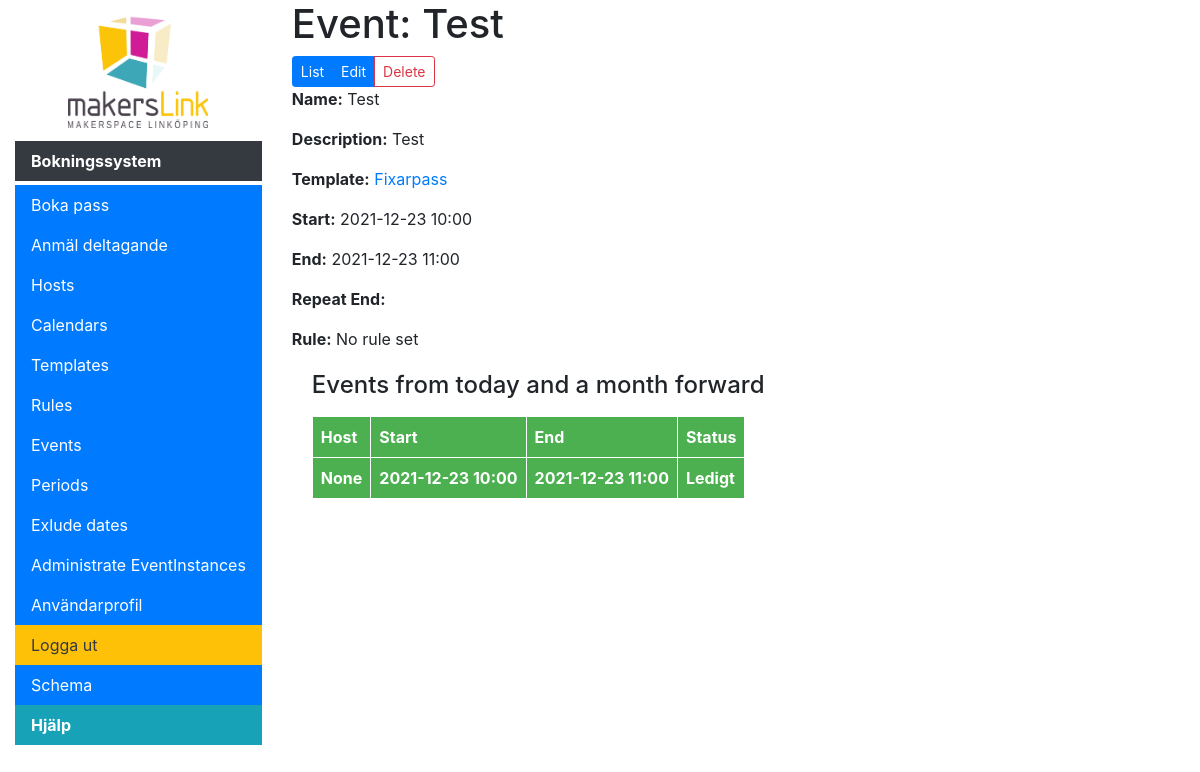
Before: /scheduler/event/10 (signed in) with the older database file.
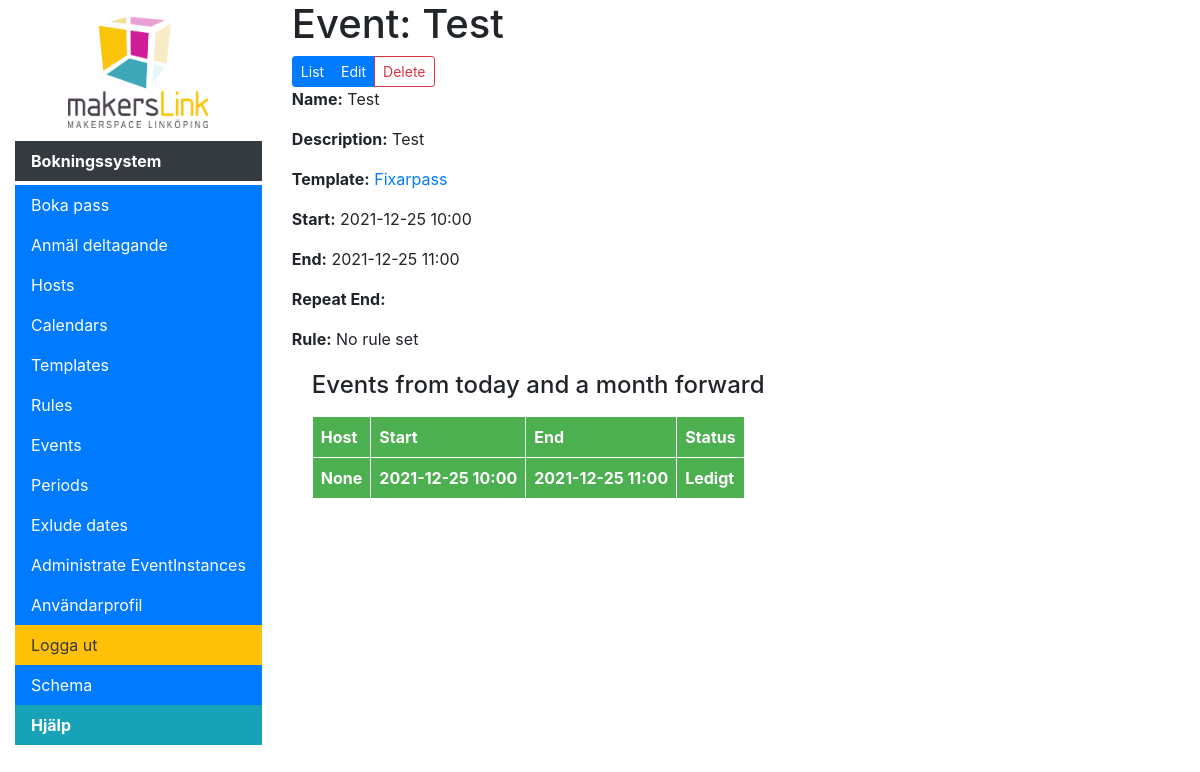
After: the same page with the newer database file.
### scheduler/models.py (models this page shows, shortened)
class Event(models.Model):
    name = models.CharField(
        max_length=50, help_text="Enter a human-friendly name for this type of Event")
    description = models.CharField(
        max_length=300, help_text="Enter a description for this type of Event", null=True, blank=True)
    template = models.ForeignKey('EventTemplate', on_delete=models.SET_NULL, null=True,
                                 help_text="Select a template for how scheduled Events will look in the calendar.")
    start = models.DateTimeField(
        help_text="Start of event repetition and start time of events", db_index=True)
    end = models.DateTimeField(
        help_text="End time of events, must be after start", db_index=True)
    repeat_end = models.DateTimeField(
        help_text="Date to end repetition, must be after start", null=True, blank=True)
    rule = models.ForeignKey('SchedulingRule', null=True, blank=True,
                             help_text="Select '----' for a one time only event.", on_delete=models.SET_NULL)
    class Meta:
        ordering = ["-start"]
        constraints = [
            models.CheckConstraint(
                check=Q(start__lt=F('end')),
                name='check_start_before_end'
            ),
            models.CheckConstraint(
                check=Q(start__lt=F('repeat_end')),
                name='check_start_before_repeat_end'
            ),
        ]
    def create_eventinstance(self, start, end=None):
        if end is None:
            end = start + (self.end - self.start)
        period = SchedulingPeriod.objects.filter(
            start__lte=start, end__gte=end)
        if period.count() == 1:
            period = period[0]
        else:
            period = None
        event = EventInstance(id=None, event=self, start=start,
                              end=end, status=0, period=period)
        return event
    def get_event_list(self, from_date, until_date):
        event_list = []
        if self.start > until_date:
            return event_list
        if self.rule is not None:
            event_duration = self.end - self.start
            if self.start > from_date:
                from_date = self.start
            else:
                tz = pytz.timezone(settings.TIME_ZONE)
                from_date = datetime.datetime.combine(from_date.date(), self.start.astimezone(
                    tz).time()).astimezone(pytz.timezone("utc"))
            if self.repeat_end and self.repeat_end < until_date:
                until_date = self.repeat_end
            start_list = self.rule.get_events(from_date, until_date)
            for startdate in start_list:
                event_instance = self.create_eventinstance(
                    startdate, startdate+event_duration)
                if event_instance.period:
                    event_list.append(event_instance)
        else:
            event_instance = self.create_eventinstance(self.start)
            if event_instance.period:
                event_list.append(event_instance)
        return event_list
    """
    Retrieves events between two dates
    If replace=True it replaces generated events with actual objects from DB
    If replace=False it removes generated events where there is an actual object in DB but does not replace it.
    """
    def get_events(self, from_date, until_date, replace=True):
        event_instances = self.eventinstance_set.all()
        event_replacer = EventReplacer(event_instances)
        generated_events = self.get_event_list(from_date, until_date)
        final_eventlist = []
        for event_instance in generated_events:
            if event_replacer.has_eventinstance(event_instance):
                if replace:
                    final_eventlist.append(
                        event_replacer.get_eventinstance(event_instance))
            else:
                final_eventlist.append(event_instance)
        if replace:
            final_eventlist += event_replacer.get_straggling_eventinstances(
                from_date, until_date)
        return final_eventlist

class EventTemplate(models.Model):
    name = models.CharField(
        max_length=50, help_text="Enter a human-friendly name for this template")
    count_key = models.CharField(
        max_length=1, help_text="Key displayed when counting participantcy", default='D')
    title = models.CharField(
        max_length=100, help_text="Enter title to be used for booking")
    header = models.CharField(
        max_length=200, help_text="Enter a, optional, header for the event to be inserted after the hosts name into the descriptionfield in the calendar event.", null=True, blank=True)
    body = models.TextField(
        max_length=1000, help_text="Enter a larger body of text to be inserted after the header in the description field in the calendar event", null=True, blank=True)
    num_participants = models.IntegerField(
        default=0, help_text="Number of participants, -1 for infinite")
    calendar = models.ForeignKey('SchedulingCalendar', on_delete=models.SET_NULL,
                                 null=True, help_text="Select the calendar to sync events to.")
    synchronize = models.BooleanField(
        default=True, help_text="If active, scheduled events will be synced to Google calendar upon creation.")
    class Meta:
        ordering = ["name"]
    def __str__(self):
        return self.name

### scheduler/views.py (the view)
# urls.py: path('event/<int:pk>', views.EventDetailView.as_view(), name='event-detail'),
class EventDetailView(UserIsStaffMixin, generic.DetailView):
    model = Event
    def get_context_data(self, **kwargs):
        start = datetime.now(timezone.utc).replace(
            hour=0, minute=0, second=0, microsecond=0)
        end = start+relativedelta(months=+1)
        context = super(EventDetailView, self).get_context_data(**kwargs)
        events = self.object.get_events(start, end)
        context['eventlist'] = events
        return context

### scheduler/context_processors.py (called while the page is built)
def extra_menu_processor(request):
    extra = {}
    if hasattr(settings, "MENU_TITLE"):
    	extra['menu_title'] = settings.MENU_TITLE
    if hasattr(settings, "LOGO"):
        extra['logo'] = settings.LOGO
    if hasattr(settings, "MENU_EXTRA"):
        extra['menu_extra'] = settings.MENU_EXTRA
    return extra

### scheduler/models.py (called while the page is built)
    def has_eventinstance(self, event_instance):
        try:
            return (event_instance.event.id, event_instance.start, event_instance.end) in self.lookup
        except TypeError:
            if not self.lookup:
                return False
            else:
                raise TypeError(
                    'A problem with checking if an actual EventInstace exists occured!')

    def get_straggling_eventinstances(self, from_date, until_date):
        return [event_instance for _, event_instance in list(self.lookup.items()) if (event_instance.start < until_date and event_instance.start >= from_date and not event_instance.status == 2)]

    @property
    def statusText(self):
        return EventInstance.STATUS[self.status + 1][1]

### scheduler/views.py (called while the page is built)
    def test_func(self):
        return self.request.user.is_staff

### scheduler/templates/scheduler/event_detail.html (shortened to what this page needs)
{% extends "base_generic.html" %}
{% block content %}
  <h1>Event: {{ event.name }}</h1>
  <div class="btn-toolbar">
    <div class="btn-group btn-group-toggle">
      <a class="btn btn-primary btn-sm" role="button" href="{% url 'events' %}">List</a>
      <a class="btn btn-primary btn-sm" role="button" href="{% url 'event-update' pk=event.pk %}">Edit</a>
      <a class="btn btn-outline-danger btn-sm" role="button" href="{% url 'event-delete' pk=event.pk %}">Delete</a>
    </div>
  </div>
  <p><strong>Name:</strong> {{ event.name }}</p>
  <p><strong>Description:</strong> {{ event.description }}</p>
  <p><strong>Template:</strong> <a href="{% url 'template-detail' pk=event.template.pk %}">{{ event.template }}</a></p>
  <p><strong>Start:</strong> {{ event.start |date:"Y-m-d H:i"}}</p>
  <p><strong>End:</strong> {{ event.end |date:"Y-m-d H:i"}}</p>
  <p><strong>Repeat End:</strong> {{ event.repeat_end |date:"Y-m-d H:i"}}</p>
  {% if event.rule is None %}
    <p><strong>Rule:</strong> No rule set</p>
  {% else %}
    <p><strong>Rule:</strong> <a href="{% url 'rule-detail' pk=event.rule.pk %}">{{ event.rule.name }}</a></p>
  {% endif %}
  <div style="margin-left:20px;margin-top:20px">
    <h4>Events from today and a month forward</h4>
    <table>
      <tr>
        <th>Host</th>
        <th>Start</th>
        <th>End</th>
        <th>Status</th>
      </tr>
      {% for event in eventlist %}
        <tr>
          <th>{{ event.host }}</th>
          <th>{{ event.start |date:"Y-m-d H:i"}}</th>
          <th>{{ event.end |date:"Y-m-d H:i"}}</th>
          <th>{{ event.statusText }}</th>
        </tr>
      {% endfor %}
    </table>
  </div>
{% endblock %}

Changed rows visible on the page:
changed Event "Test": start "2021-12-23 10:00" → "2021-12-25 10:00"; end "2021-12-23 11:00" → "2021-12-25 11:00"
Other visible differences:
new list line: "None 2021-12-25 11:00 Ledigt"
new list line: "2021-12-25 10:00"
list line gone: "None 2021-12-23 11:00 Ledigt"
list line gone: "2021-12-23 10:00"
